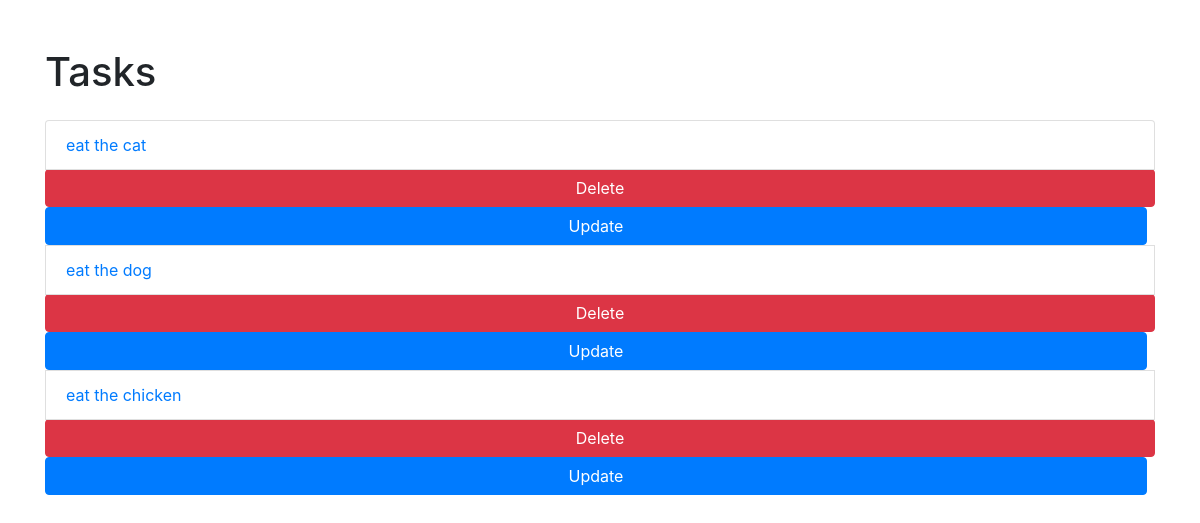
/todolists/, run on an earlier commit of the app's database.
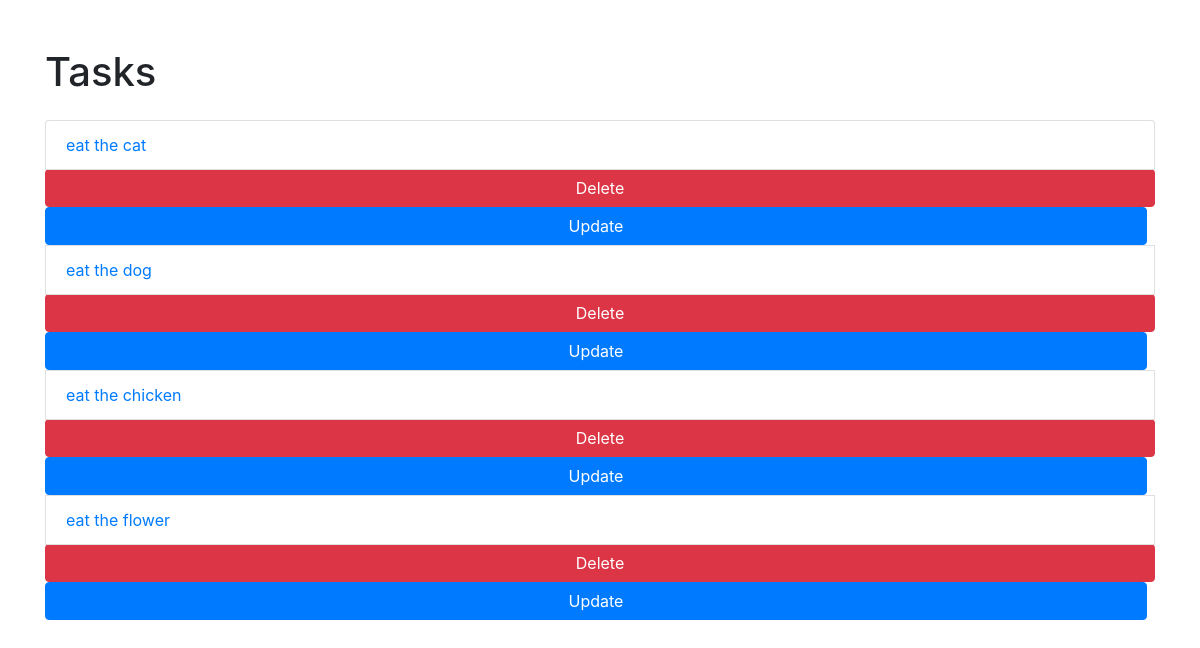
And on a later commit of the database.
### todolists/models.py (models this page shows, shortened)
class Task(models.Model):
    title = models.CharField(max_length=200)
    description = models.TextField(blank=True)
    completed = models.BooleanField(default=False)
    due_date = models.DateField()

### todolists/views.py (the view)
# urls.py: path("", views.IndexView.as_view(), name="index"),
class IndexView(generic.ListView):
    template_name = "todolists/index.html"
    context_object_name = "task_list"
    def get_queryset(self):
        return Task.objects.all()

### todolists/templates/todolists/index.html (shortened to what this page needs)
{% extends 'todolists/base_generic.html' %}
{% load crispy_forms_tags %}
{% block content %}
    <h1 class="mb-4">Tasks</h1>
    {% if task_list %}
    <ul class="list-group">
        {% for task in task_list %}
            <li class="list-group-item">
                <a href="{% url 'todolists:detail' task.id %}">{{ task.title }}</a></li>
                <a class="btn btn-danger float-right" href="{% url 'todolists:delete' task.id %}">Delete</a>
                <a class="btn btn-primary float-right mr-2" href="{% url 'todolists:update' task.id %}">Update</a>
        {% endfor %}
    </ul>
{% else %}
    <p>No tasks are available.</p>
{% endif %}
{% endblock %}

### todolists/templates/todolists/base_generic.html (shortened to what this page needs)
<!DOCTYPE html>
<html lang="en">
<head>
    <link href="https://stackpath.bootstrapcdn.com/bootstrap/4.3.1/css/bootstrap.min.css" rel="stylesheet">
</head>
<body>
    <div class="container mt-5">
        {% block content %}{% endblock %}
    </div>
</body>
</html>

What changed in the data, as far as the page shows it:
added Task: title "eat the flower"
